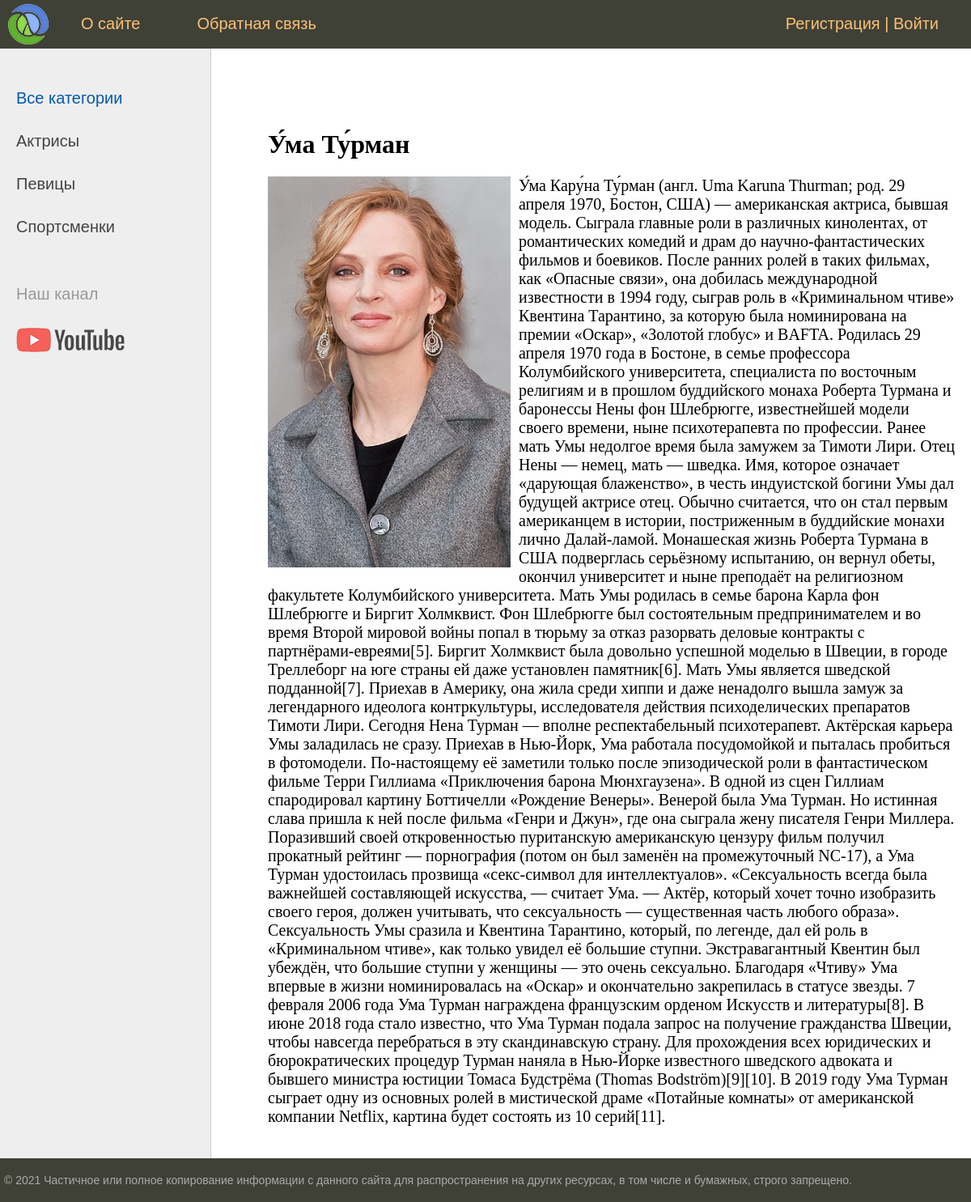
Page /post/uma-turman/ on the committed database.
### women/models.py (models this page shows, shortened)
class Category(models.Model):
    name = models.CharField(max_length=100, db_index=True, verbose_name="Категория")
    slug = models.SlugField(max_length=255, unique=True, db_index=True, verbose_name="URL")
    def get_absolute_url(self):
        return reverse('category', kwargs={'cat_slug': self.slug})
    class Meta:
        verbose_name = 'Категория'
        verbose_name_plural = 'Категории'
        ordering = ['id']

class Women(models.Model):
    title = models.CharField(max_length=255, verbose_name="Заголовок")
    slug = models.SlugField(max_length=255, unique=True, db_index=True, verbose_name="URL")
    content = models.TextField(blank=True, verbose_name="Текст статьи")
    photo = models.ImageField(upload_to="photos/%Y/%m/%d/", verbose_name="Фото")
    time_create = models.DateTimeField(auto_now_add=True, verbose_name="Время создания")
    time_update = models.DateTimeField(auto_now=True, verbose_name="Время изменения")
    is_published = models.BooleanField(default=True, verbose_name="Публикация")
    cat = models.ForeignKey('Category', on_delete=models.PROTECT, verbose_name="Категории")
    def __str__(self):
        return self.title
    class Meta:
        verbose_name = 'Известные женщины'
        verbose_name_plural = 'Известные женщины'
        ordering = ['id']

### women/views.py (the view)
# urls.py: path('post/<slug:post_slug>/', ShowPost.as_view(), name='post'),
class ShowPost(DataMixin, DetailView):
    model = Women
    template_name = 'women/post.html'
    slug_url_kwarg = 'post_slug'
    context_object_name = 'post'
    def get_context_data(self, *, object_list=None, **kwargs):
        context = super().get_context_data(**kwargs)
        c_def = self.get_user_context(title=context['post'])
        return dict(list(context.items()) + list(c_def.items()))

### women/utils.py (called while the page is built)
    def get_user_context(self, **kwargs):
        context = kwargs
        cats = Category.objects.annotate(Count('women'))
        user_menu = menu.copy()
        if not self.request.user.is_authenticated:
            user_menu.pop(1)
        context['menu'] = user_menu
        context['cats'] = cats
        if 'cat_selected' not in context:
            context['cat_selected'] = 0
        return context

### women/templates/women/post.html
{% extends 'women/base.html' %}
{% block content %}
<h1>{{post.title}}</h1>
{% if post.photo %}
<p><img class="img-article-left" src="{{post.photo.url}}"></p>
{% endif %}
{{post.content|safe}}
{% endblock %}

### women/templates/women/base.html (shortened to what this page needs)
{% load static %}
{% load women_tags %}
<!DOCTYPE html>
<html>
<head>
	<link type="text/css" href="{% static 'women/css/styles.css' %}" rel="stylesheet" />
</head>
<body>
<table class="table-page" border=0 cellpadding="0" cellspacing="0">
<tr><td valign=top>
{% block mainmenu %}
		<div class="header">
			<ul id="mainmenu" class="mainmenu">
			<li class="logo"><a href="{% url 'home' %}"><div class="logo"></div></a></li>
{% for m in menu %}
			<li><a href="{% url m.url_name %}">{{m.title}}</a></li>
{% endfor %}
				{% if request.user.is_authenticated %}
				<li class="last"> {{user.username}} | <a href="{% url 'logout' %}">Выйти</a></li>
				{% else %}
				<li class="last"><a href="{% url 'register' %}">Регистрация</a> | <a href="{% url 'login' %}">Войти</a></li>
				{% endif %}
			</ul>
		</div>
{% endblock mainmenu %}
<table class="table-content" border=0 cellpadding="0" cellspacing="0">
<tr>
	<td valign="top" class="left-chapters">
	<ul id="leftchapters">
{% if cat_selected == 0 %}
		<li class="selected">Все категории</li>
{% else %}
		<li><a href="{% url 'home' %}">Все категории</a></li>
{% endif %}
{% for c in cats %}
{% if c.women__count > 0 %}
	{% if c.pk == cat_selected %}
		<li class="selected">{{c.name}}</li>
	{% else %}
		<li><a href="{{ c.get_absolute_url }}">{{c.name}}</a></li>
	{% endif %}
{% endif %}
{% endfor %}
		<li class="share">
		<p>Наш канал</p>
		<a class="share-yt" href="https://www.youtube.com/channel/UClJzWfGWuGJL2t-3dYKcHTA/playlists" target="_blank" rel="nofollow"></a>
		</li>
	</ul>
</td>
<td valign="top" class="content">
	<div class="content-text">
{% block content %}
{% endblock %}
	</div>
</td></tr></table>
</td></tr>
<tr><td valign=top>
	<div id="footer">
		<p>&copy; 2021 Частичное или полное копирование информации с данного сайта для распространения на других ресурсах, в том числе и бумажных, строго запрещено.</p>
	</div>
</td></tr></table>
</body>
</html>

### static/women/css/styles.css (style rules this page uses)
html, body { font-family: 'Arial'; margin: 0; padding: 0; height: 100%; width: 100%; color: #444; }
a { color: #0059b2; text-decoration: none; }
img { max-width: 600px; height: auto; }
img.img-article-left { max-width: 300px; height: auto; float: left; padding: 0 10px 10px 0; }
.table-page { width: 100%; height: 100%; vertical-align: top; }
.table-page tr { height: 100%; }
.header { background: #3F4137; height: 60px; }
.logo { background: url('../images/logo.png') no-repeat 10px 5px; width: 70px; height: 60px; }
ul.mainmenu { list-style: none; margin: 0; padding: 0; height: 60px; color: #fdc073; font-size: 20px; overflow: hidden; }
ul.mainmenu li { float: left; margin: 18px 40px 0 30px; }
ul.mainmenu li.logo { margin: 0; }
ul.mainmenu li.last { float: right; }
ul.mainmenu li a { color: #fdc073; text-decoration: none; }
.table-content { width: 100%; min-height: 100%; height: 100%; }
.left-chapters { margin: 0; background: #eee; border-right: 1px solid #ccc; min-height: 100%; }
.left-chapters ul { width: 230px; min-height: 100%; margin: 0; padding: 20px 10px 10px 20px; list-style: none; font-size: 20px; }
.left-chapters ul li { margin: 30px 0 0 0; color: #999; }
.left-chapters ul li.selected { color: #0059b2; }
.left-chapters ul li a { color: #444; text-decoration: none; }
.left-chapters ul li.share { margin: 60px 0 0 0; }
.left-chapters ul li.share p { margin: 30px 0 30px 0; }
.left-chapters ul li.share a { display: inline-block; width: 40px; height: 40px; margin: 0 20px 0 0; }
.left-chapters ul li.share a.share-yt { width: 100%; height: 30px; background: url('../images/share_yt.png') no-repeat 0 0 }
.content { padding: 40px 20px 20px 40px; width: 100%; box-sizing: border-box; }
.content-text { margin: 60px 0 0 30px; color: #000; font-size: 20px; font-family: Yandex Sans Display Light; }
.content-text h1 { font-size: 32px; }
#footer { box-sizing: border-box; background: #3F4137; padding: 5px; color: #aaa; font-size: 14px; font-family: Verdana, Geneva, Arial, Helvetica; text-align: left; overflow: hidden; }

### rows in the picture
Category: name "Актрисы"
Category: name "Певицы"
Category: name "Спортсменки"
Women: title "У́ма Ту́рман", photo (picture), content "У́ма Кару́на Ту́рман (англ. Uma Karuna Thurman; род. 29 апреля 1970, Бостон, США) — американская актриса, бывшая модель. Сыграла главные роли в различных кинолентах, от романтических комедий и драм до научно-фантастических фильмов и боевиков. После ранних ролей в таких фильмах, как «Опасные связи», она добилась международной известности в 1994 году, сыграв роль в «Криминальном чтиве» Квентина Тарантино, за которую была номинирована на премии «Оскар», «Золотой глобус» и BAFTA. Родилась 29 апреля 1970 года в Бостоне, в семье профессора Колумбийского университета, специалиста по восточным религиям и в прошлом буддийского монаха Роберта Турмана и баронессы Нены фон Шлебрюгге, известнейшей…"

### other values in the picture
{{ m.title }} "О сайте" "Обратная связь"
